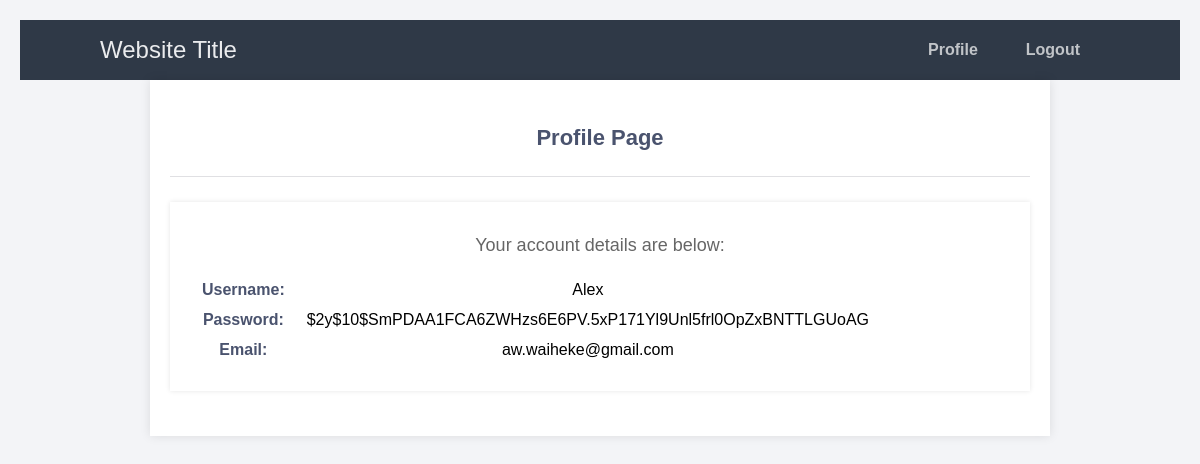
The app's page /profile.php (signed in) with its own data.
### tables this page shows
CREATE TABLE `accounts` (
  `id` int(11) NOT NULL,
  `username` varchar(50) NOT NULL,
  `password` varchar(255) NOT NULL,
  `email` varchar(100) NOT NULL,
  `activation_code` varchar(50) DEFAULT ''
);

### profile.php (the view, shortened to what this page needs)
<?php
include 'setup.php';
$stmt = $conn->prepare('SELECT password, email FROM accounts WHERE id = ?');
$stmt->bind_param('i', $_SESSION['id']);
$stmt->execute();
$stmt->bind_result($password, $email);
?>
<!DOCTYPE html>
<html>
<head>
    <link href="style.css" rel="stylesheet" type="text/css">
</head>
<body class="loggedin">
    <nav class="navtop">
        <div>
            <h1>Website Title</h1>
            <a href="profile.php"><i class="fas fa-user-circle"></i>Profile</a>
            <a href="logout.php"><i class="fas fa-sign-out-alt"></i>Logout</a>
        </div>
    </nav>
      <div class="content">
        <h2>Profile Page</h2>
        <div>
            <p>Your account details are below:</p>
            <table>
                <tr>
                    <td>Username:</td>
                    <td><?= htmlspecialchars($_SESSION['name'], ENT_QUOTES) ?></td>
                </tr>
                <tr>
                    <td>Password:</td>
                    <td><?= htmlspecialchars($password, ENT_QUOTES) ?></td>
                </tr>
                <tr>
                    <td>Email:</td>
                    <td><?= htmlspecialchars($email, ENT_QUOTES) ?></td>
                </tr>
            </table>
        </div>
    </div>
</body>
</html>

### css/style.css (style rules this page uses)
* { box-sizing: border-box; text-align: center; }
.loggedin { padding: 20px; }
.navtop { background-color: #333; color: #fff; height: 60px; width: 100%; display: flex; align-items: center; justify-content: center; padding: 0 20px; }
.navtop div { width: 100%; display: flex; justify-content: space-between; align-items: center; }
.navtop a { color: #fff; text-decoration: none; padding: 0 20px; line-height: 60px; }
.content { max-width: 900px; margin: 30px auto; background-color: #fff; padding: 20px; box-shadow: 0 0 10px rgba(0, 0, 0, 0.1); }
.content h2 { font-size: 24px; margin-bottom: 20px; color: #333; }
.content p { font-size: 18px; line-height: 1.5; color: #666; }
h1, h2 { color: #333; text-align: center; }
a { text-decoration: none; color: #007bff; }
body { font-family: "Bebas Neue", Arial, Helvetica, sans-serif; margin: 0; background-color: #00A8F3; height: 100vh; width: 100vw; display: flex; flex-direction: column; overflow: hidden; }
.navtop { background-color: #2f3947; height: 60px; width: 100%; border: 0; }
.navtop div { display: flex; margin: 0 auto; width: 1000px; height: 100%; }
.navtop div h1, .navtop div a { display: inline-flex; align-items: center; }
.navtop div h1 { flex: 1; font-size: 24px; padding: 0; margin: 0; color: #eaebed; font-weight: normal; }
.navtop div a { padding: 0 20px; text-decoration: none; color: #c1c4c8; font-weight: bold; }
.navtop div a i { padding: 2px 8px 0 0; }
body.loggedin { background-color: #f3f4f7; }
.content { width: 1000px; margin: 0 auto; }
.content h2 { margin: 0; padding: 25px 0; font-size: 22px; border-bottom: 1px solid #e0e0e3; color: #4a536e; }
.content > p, .content > div { box-shadow: 0 0 5px 0 rgba(0, 0, 0, 0.1); margin: 25px 0; padding: 25px; background-color: #fff; }
.content > p table td, .content > div table td { padding: 5px; }
.content > p table td:first-child, .content > div table td:first-child { font-weight: bold; color: #4a536e; padding-right: 15px; }
.content > div p { padding: 5px; margin: 0 0 10px 0; }

### records on screen
accounts: password "$2y$10$SmPDAA1FCA6ZWHzs6E6PV.5xP171Yl9Unl5frl0OpZxBNTTLGUoAG", email "aw.waiheke@gmail.com"

### other values on screen
$_SESSION['name'] "Alex"
